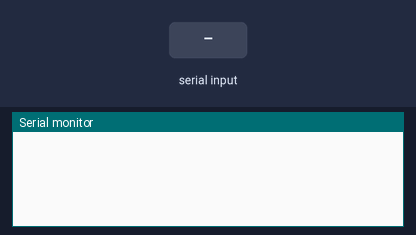
A sketch run on a simulated Arduino Uno, built with avr-gcc and run on an emulated ATmega328P. On the bench: the last lines printed to the serial monitor. The test bench sets the inputs (shaded band).

Above: at 1.2 s.
1.3 s: "90,45\n" received over Serial
At 1.9 s:
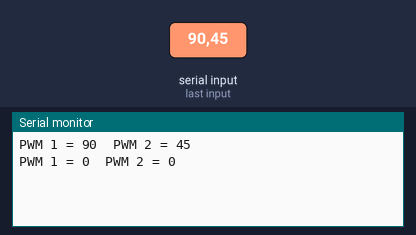
3.0 s: "30,150\n" received over Serial
At 4.4 s:
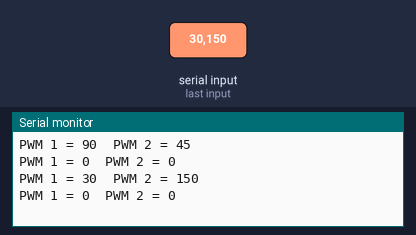
Timing chart, 0 to 6.0 s (numbered marks = the images above; inputs shaded):
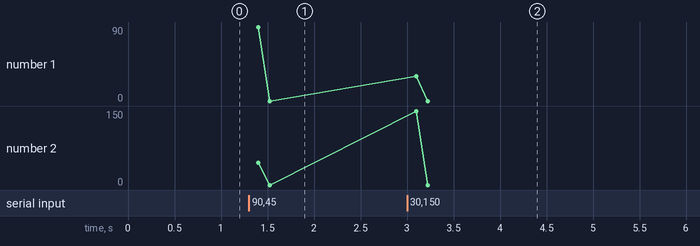

The sketch:

Arduino_Serial_ParsingData.ino
```cpp
void setup() {
  Serial.begin(9600);
  Serial.setTimeout(10);
}

void loop() {
  if(Serial.available()){
    int SData[2];
    delay(100);
    for(int i=0;i<=1;i++){
      SData[i]=Serial.parseInt();
    }
    Serial.print("PWM 1 = ");
    Serial.print(SData[0]);
    Serial.print("\tPWM 2 = ");
    Serial.println(SData[1]);
  }
}
```

Measured:
- after the input at 1.3 s, the serial monitor: prints a new line after 0.10 s (image 1)
- after the input at 3.0 s, the serial monitor: prints a new line after 0.10 s (image 2)
